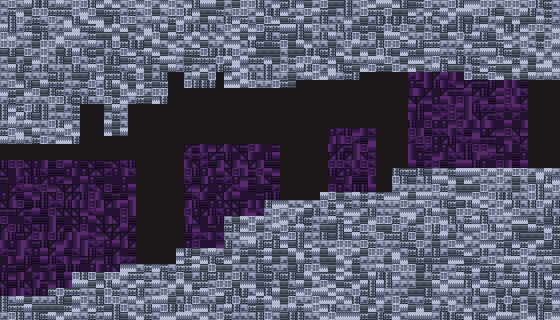

A 2D game scene composited from a Tiled map and its tileset images. What follows is a short description and the map's XML, with each tile layer's data collapsed to a summary:
An orthogonal 70x40 tile map with 8x8 px tiles, 3 tile layers (Map, Flip, Foreground) and 4 objects (2x spawnPoint, 2x portal).

<map version="1.2" tiledversion="2019.12.11" orientation="orthogonal" renderorder="right-down" compressionlevel="0" width="70" height="40" tilewidth="8" tileheight="8" infinite="0" nextlayerid="5" nextobjectid="8">
 <editorsettings>
  <export target="../../src/maps/hill06.json" format="json" />
 </editorsettings>
 <tileset firstgid="1" source="tiles.tsx" />
 <layer id="1" name="Map" width="70" height="40">
  <data>[2800 cells, 2800 non-empty, 23 distinct tile ids]</data>
 </layer>
 <layer id="2" name="Flip" width="70" height="40">
  <data>[2800 cells, 0 non-empty, 0 distinct tile ids]</data>
 </layer>
 <layer id="4" name="Foreground" width="70" height="40">
  <data>[2800 cells, 0 non-empty, 0 distinct tile ids]</data>
 </layer>
 <objectgroup id="3" name="Objects">
  <object id="3" name="enterRight" type="spawnPoint" x="523.81" y="143.485">
   <point />
  </object>
  <object id="4" name="enterLeft" type="spawnPoint" x="47.1438" y="266.985">
   <point />
  </object>
  <object id="5" name="exitLeft" type="portal" x="-34.6891" y="234.652" width="45.3333" height="60.6667">
   <properties>
    <property name="destinationMap" value="hallway06" />
    <property name="destinationSpawn" value="enterRight" />
   </properties>
  </object>
  <object id="6" name="exitRight" type="portal" x="545.19" y="107.016" width="45.3333" height="60.6667">
   <properties>
    <property name="destinationMap" value="pit00" />
    <property name="destinationSpawn" value="enterLeft" />
   </properties>
  </object>
 </objectgroup>
</map>
